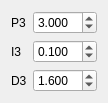
                 <widget class="QWidget" name="gridLayoutWidget_22">
                  <property name="geometry">
                   <rect>
                    <x>260</x>
                    <y>240</y>
                    <width>91</width>
                    <height>89</height>
                   </rect>
                  </property>
                  <layout class="QGridLayout" name="gridLayout_29">
                   <item row="1" column="0">
                    <widget class="QLabel" name="label_151">
                     <property name="font">
                      <font>
                       <family>Ubuntu</family>
                       <pointsize>9</pointsize>
                       <weight>50</weight>
                       <italic>false</italic>
                       <bold>false</bold>
                      </font>
                     </property>
                     <property name="text">
                      <string>I3</string>
                     </property>
                    </widget>
                   </item>
                   <item row="2" column="0">
                    <widget class="QLabel" name="label_152">
                     <property name="font">
                      <font>
                       <family>Ubuntu</family>
                       <pointsize>9</pointsize>
                       <weight>50</weight>
                       <italic>false</italic>
                       <bold>false</bold>
                      </font>
                     </property>
                     <property name="text">
                      <string>D3</string>
                     </property>
                    </widget>
                   </item>
                   <item row="0" column="0">
                    <widget class="QLabel" name="label_153">
                     <property name="font">
                      <font>
                       <family>Ubuntu</family>
                       <pointsize>9</pointsize>
                       <weight>50</weight>
                       <italic>false</italic>
                       <bold>false</bold>
                      </font>
                     </property>
                     <property name="text">
                      <string>P3</string>
                     </property>
                    </widget>
                   </item>
                   <item row="2" column="1">
                    <widget class="QDoubleSpinBox" name="doubleSpinBoxD3Misi_5">
                     <property name="font">
                      <font>
                       <family>Ubuntu</family>
                       <pointsize>9</pointsize>
                       <weight>50</weight>
                       <italic>false</italic>
                       <bold>false</bold>
                      </font>
                     </property>
                     <property name="decimals">
                      <number>3</number>
                     </property>
                     <property name="singleStep">
                      <double>0.100000000000000</double>
                     </property>
                     <property name="value">
                      <double>1.600000000000000</double>
                     </property>
                    </widget>
                   </item>
                   <item row="0" column="1">
                    <widget class="QDoubleSpinBox" name="doubleSpinBoxP3Misi_5">
                     <property name="font">
                      <font>
                       <family>Ubuntu</family>
                       <pointsize>9</pointsize>
                       <weight>50</weight>
                       <italic>false</italic>
                       <bold>false</bold>
                      </font>
                     </property>
                     <property name="decimals">
                      <number>3</number>
                     </property>
                     <property name="singleStep">
                      <double>0.200000000000000</double>
                     </property>
                     <property name="value">
                      <double>3.000000000000000</double>
                     </property>
                    </widget>
                   </item>
                   <item row="1" column="1">
                    <widget class="QDoubleSpinBox" name="doubleSpinBoxI3Misi_5">
                     <property name="font">
                      <font>
                       <family>Ubuntu</family>
                       <pointsize>9</pointsize>
                       <weight>50</weight>
                       <italic>false</italic>
                       <bold>false</bold>
                      </font>
                     </property>
                     <property name="decimals">
                      <number>3</number>
                     </property>
                     <property name="singleStep">
                      <double>0.100000000000000</double>
                     </property>
                     <property name="value">
                      <double>0.100000000000000</double>
                     </property>
                    </widget>
                   </item>
                  </layout>
                 </widget>
